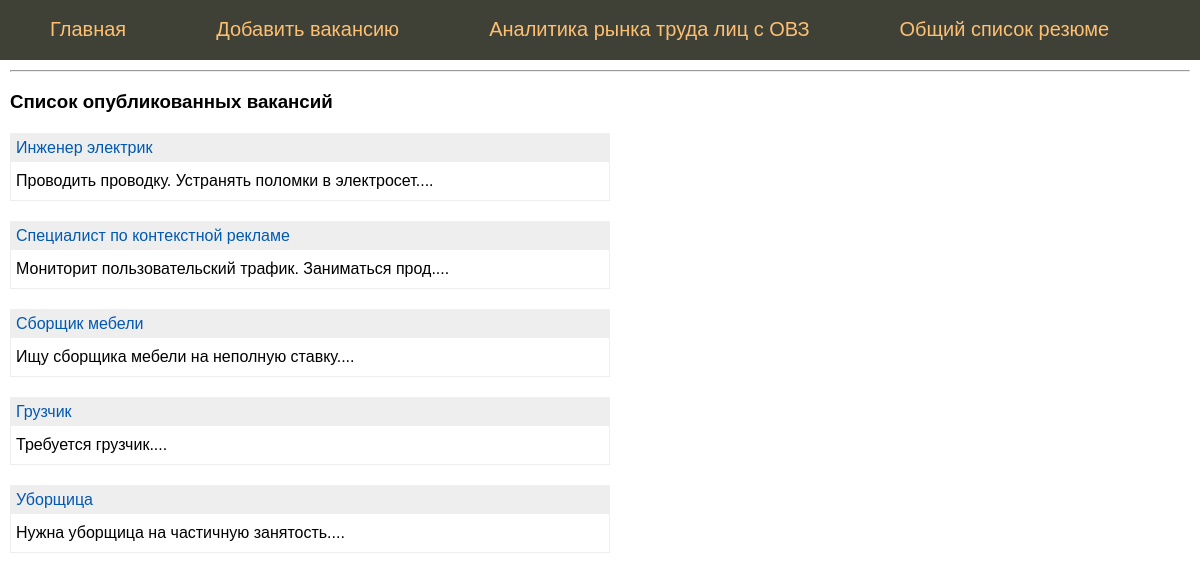
Before: / with the older database file.
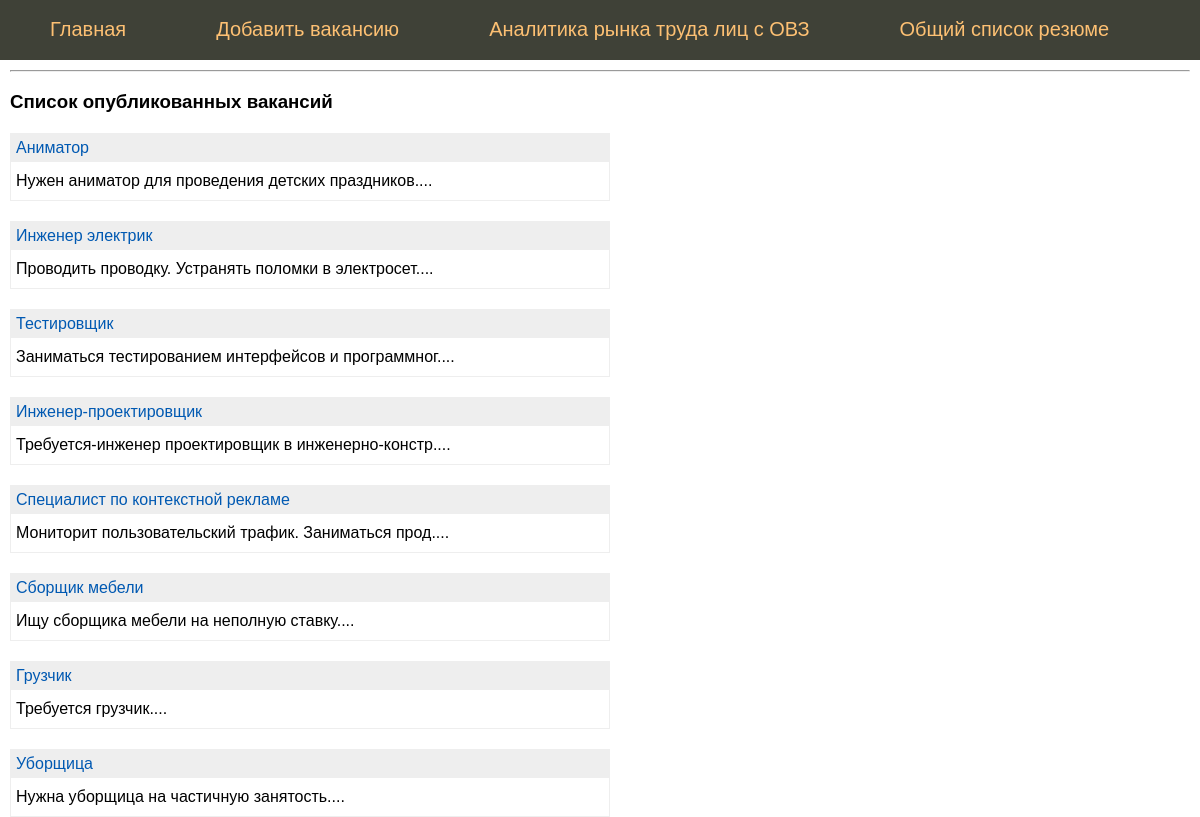
After: the same page with the newer database file.
### tables this page shows
CREATE TABLE mainmenu (
id integer PRIMARY KEY AUTOINCREMENT,
title text NOT NULL,
url text NOT NULL
);

CREATE TABLE vacancy (
id integer PRIMARY KEY AUTOINCREMENT,
name text NOT NULL,
city text NOT NULL,
salary text NOT NULL,
schedule text NOT NULL,
description text NOT NULL,
time integer NOT NULL
);

### flsite.py (the view)
@app.route('/')
def index():
    db = get_db() # установка соединения в момент прихода запроса
    '''
    Функцию get_db() можно при необходимости вызывать в каждом обработчике для того чтобы установить соединение с БД
    '''
    dbase = FDataBase(db)
    print(dbase.getMenu())
    return render_template('index.html',
                           menu = dbase.getMenu(),
                           vacancy=dbase.getVacancyAnonce())

### FDataBase.py (called while the page is built)
    def getMenu(self):
        sql = '''SELECT * FROM mainmenu'''
        try:
            self.__cur.execute(sql)
            res = self.__cur.fetchall()
            if res: return res
        except:
            print("Ошибка чтения из БД")
        return []

    def getVacancyAnonce(self):
        try:
            self.__cur.execute(f"SELECT id, name, description FROM vacancy ORDER BY time DESC")
            res = self.__cur.fetchall()
            if res: return res
        except sqlite3.Error as e:
            print("Ошибка получения вакансии из БД "+str(e))
        return []

### flsite.py (called while the page is built)
def connect_db():
    conn = sqlite3.connect(app.config['DATABASE'])
    conn.row_factory = sqlite3.Row # Записи из БД представлены не в виде кортежей, а в виде словаря
    return conn

def get_db():
    if not hasattr(g, 'link_db'):
        g.link_db = connect_db()
    return g.link_db

### templates/index.html
{% extends 'base.html' %}
{% block content %}
{{ super() }}
<hr>
<h3>Список опубликованных вакансий</h3>
<ul class="list-posts">
{% for p in vacancy %}
<li>
<p class="title"><a href="{{ url_for('showVacancy', id_vacancy=p.id)}}">{{p.name}}</a></p>
<p class="annonce">{{ p.description[:50] | striptags  }}....</p>
</li>
{% endfor %}
</ul>
{% endblock %}

### templates/base.html (shortened to what this page needs)
<!DOCTYPE html>
<html>
<head>
</head>
<body>
{% block content %}
	{% block mainmenu %}
		<ul class="mainmenu">
			{% for p in menu %}
			<li><a href="{{p.url}}">{{p.title}}</a></li>
			{% endfor %}
		</ul>
	{% endblock mainmenu %}
	<div class="content">
{% endblock %}
</div>
</body>
</html>

Changed rows visible on the page:
added vacancy: name "Аниматор", description "Нужен аниматор для проведения детских праздников"
added vacancy: name "Тестировщик", description "Заниматься тестированием интерфейсов и программног"
added vacancy: name "Инженер-проектировщик", description "Требуется-инженер проектировщик в инженерно-констр"
